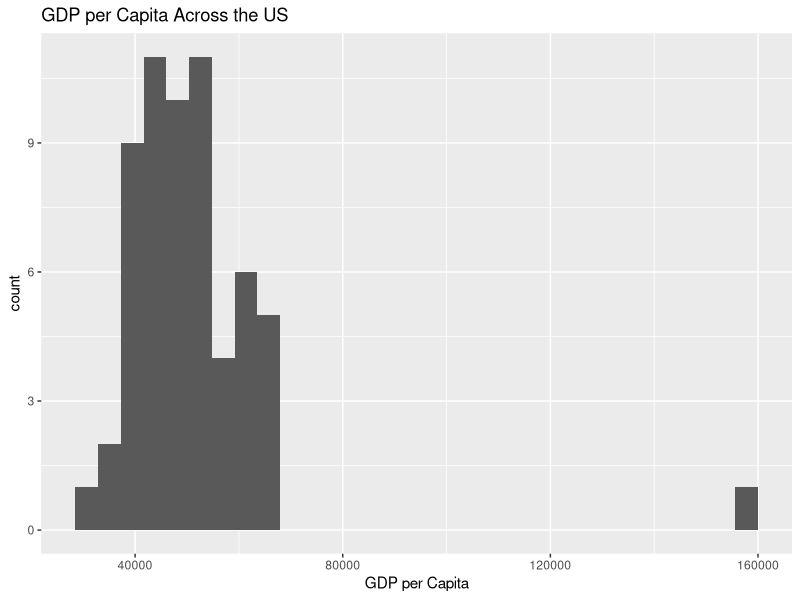
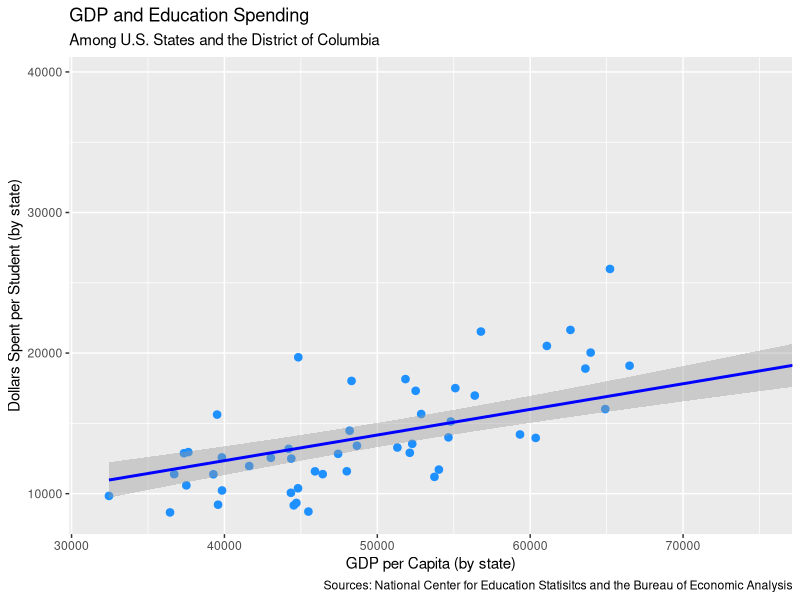

The R script that drew these images, in order:
## ---- chunk 1
library(tidyverse)
library(ggplot2)
## ---- chunk 2
rawgdp <- read_csv("data/bea-gdp-by-state.csv")
rawschools <- read_csv("data/ELSI_csv_export_finance2.csv")
## ---- chunk 3
gdp <- rawgdp |>
  select(Fips, Area, "2017") |>
  rename("GDP per Capita" = "2017")

gdp
## ---- chunk 4
schools <- rawschools |>
  select("Area", "Total Revenues (TR) per Pupil (MEMBR) [State Finance] 2016-17")|>
  rename("Spending per Student" = `Total Revenues (TR) per Pupil (MEMBR) [State Finance] 2016-17`)

schools
## ---- chunk 5
ggplot(data = gdp,
       mapping = aes(x = `GDP per Capita`)) +
geom_histogram() +
  labs(title = "GDP per Capita Across the US")
## ---- chunk 6
gdp_schools <- left_join(gdp, schools, by = "Area")

gdp_schools
## ---- chunk 7
graph_1 <- ggplot(data = gdp_schools,
       aes(x = `GDP per Capita`,
           y = `Spending per Student`)) +
  geom_point(size = 2.25, color = "dodgerblue") +
  geom_smooth(method = "lm", color = "blue") +
  coord_cartesian(xlim = c(32000, 75000)) +
  labs(x = "GDP per Capita (by state)",
       y = "Dollars Spent per Student (by state)",
       title = "GDP and Education Spending",
       subtitle = "Among U.S. States and the District of Columbia",
       caption = "Sources: National Center for Education Statisitcs and the Bureau of Economic Analysis") 

graph_1
## ---- chunk 8
fit.student <- lm(`GDP per Capita` ~ `Spending per Student`, data = gdp_schools)
fit.student
fit.student |>
  summary()
